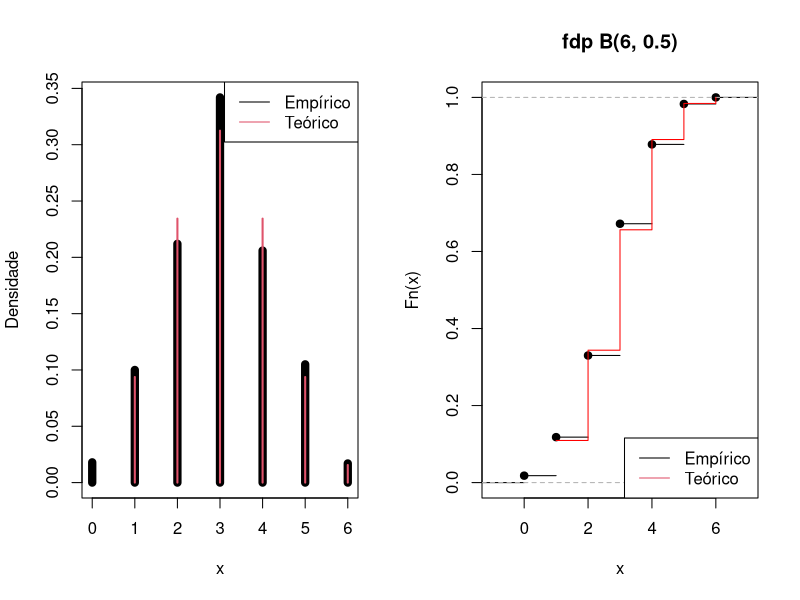

Write R code to recreate this figure.
## ---- chunk 1
knitr::opts_chunk$set(echo = TRUE)
## ---- chunk 2
k <- 1000 # Nº de v.a. em cada amostra
n <- 6    # Nº de distribuições Bernoulli
p <- 0.5  # Probabilidade

x <- matrix(as.integer(runif(k*n) > p), nrow = k, ncol=n)
y <- rowSums(x)
# medidas:
# mean(y)
# var(y)
# sd(y)
# hist(y, probability = T)


par(mfrow =c(1,2))

plot(prop.table(table(y)), xlab = "x", ylab = "Densidade", lwd=8)
points(dbinom(c(1:6), size=n, prob = p), type = "h", col = 2, lwd = 2)
legend("topright", legend = c("Empírico", "Teórico"), lty = 1, col = c(1, 2))

plot(ecdf(y), main="fdp B(6, 0.5)")
lines(pbinom(c(1:6), size=n, prob=p), type = "s", col="red")
legend("bottomright", legend = c("Empírico", "Teórico"), lty = 1, col = c(1, 2))

# Medidas teóricas da distribuição:
# μ=np  σ2=npq σ=sqrt(npq) 
# Onde p é a probabilidade de sucesso e q = 1 - p.
